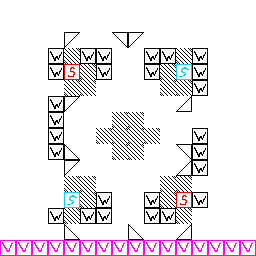

This game map was drawn from its Tiled (.tmx) file and the tilesets committed beside it. A one-line description and the full map source follow:
An orthogonal 16x16 tile map with 16x16 px tiles, 1 tile layer (Tile Layer 1).

<map version="1.10" tiledversion="1.10.2" orientation="orthogonal" renderorder="right-down" width="16" height="16" tilewidth="16" tileheight="16" infinite="0" nextlayerid="2" nextobjectid="1">
 <tileset firstgid="1" name="concepts" tilewidth="16" tileheight="16" tilecount="256" columns="16">
  <image source="concepts.png" width="256" height="256" />
 </tileset>
 <layer id="1" name="Tile Layer 1" width="16" height="16">
  <data encoding="csv">
20,20,20,20,20,20,20,20,20,20,20,20,20,20,20,20,
20,20,20,20,20,20,20,20,20,20,20,20,20,20,20,20,
20,20,20,20,7,20,20,6,7,20,20,20,20,20,20,20,
20,20,20,1,19,1,1,20,20,1,1,19,1,20,20,20,
20,20,20,1,4,19,1,20,20,1,19,3,1,20,20,20,
20,20,20,20,19,19,20,20,20,20,19,19,1,20,20,20,
20,20,20,1,7,20,20,20,20,20,20,9,20,20,20,20,
20,20,20,1,20,20,20,19,19,20,20,20,20,20,20,20,
20,20,20,1,20,20,19,19,19,19,20,20,1,20,20,20,
20,20,20,1,8,20,20,19,19,20,20,6,1,20,20,20,
20,20,20,20,7,20,20,20,20,20,20,9,1,20,20,20,
20,20,20,20,19,19,20,20,20,20,19,19,20,20,20,20,
20,20,20,20,3,19,1,20,20,1,19,4,1,20,20,20,
20,20,20,1,19,1,1,20,20,1,1,19,20,20,20,20,
20,20,20,20,8,20,20,20,8,20,20,9,20,20,20,20,
5,5,5,5,5,5,5,5,5,5,5,5,5,5,5,5
</data>
 </layer>
</map>
